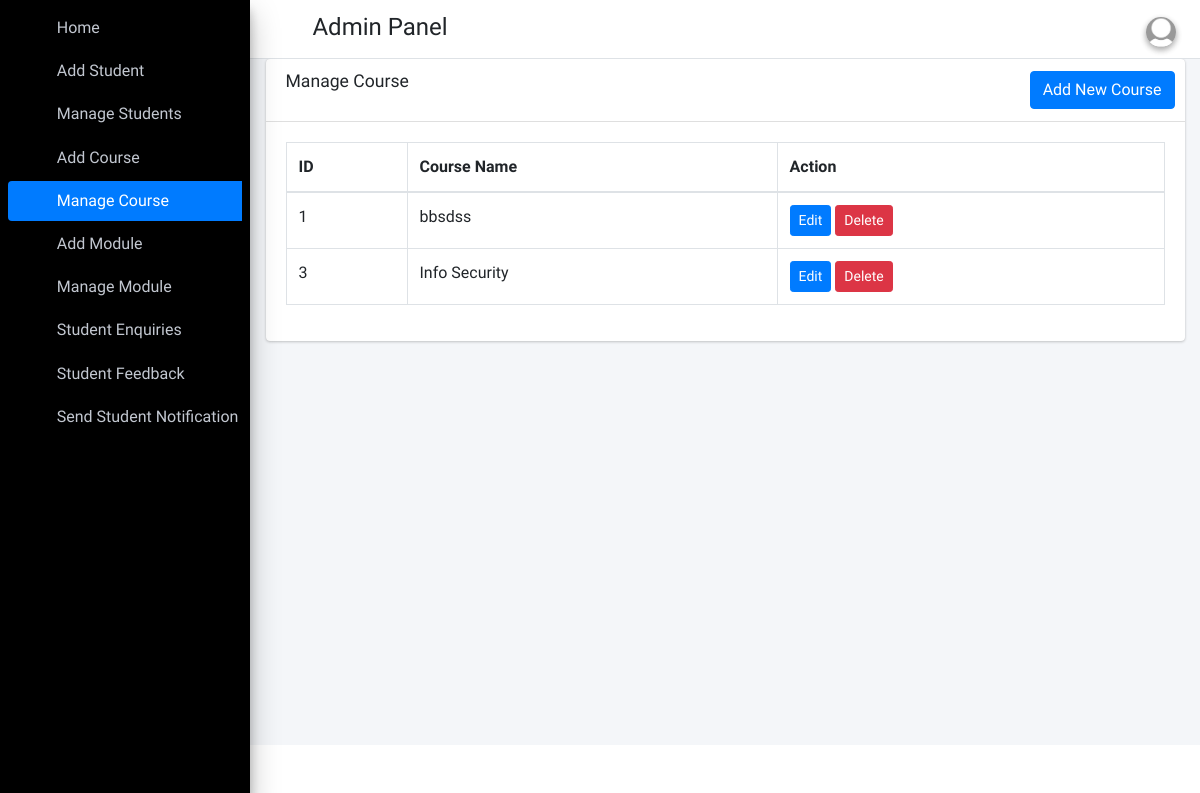
The page /manage_course (signed in) on the database as committed earlier.
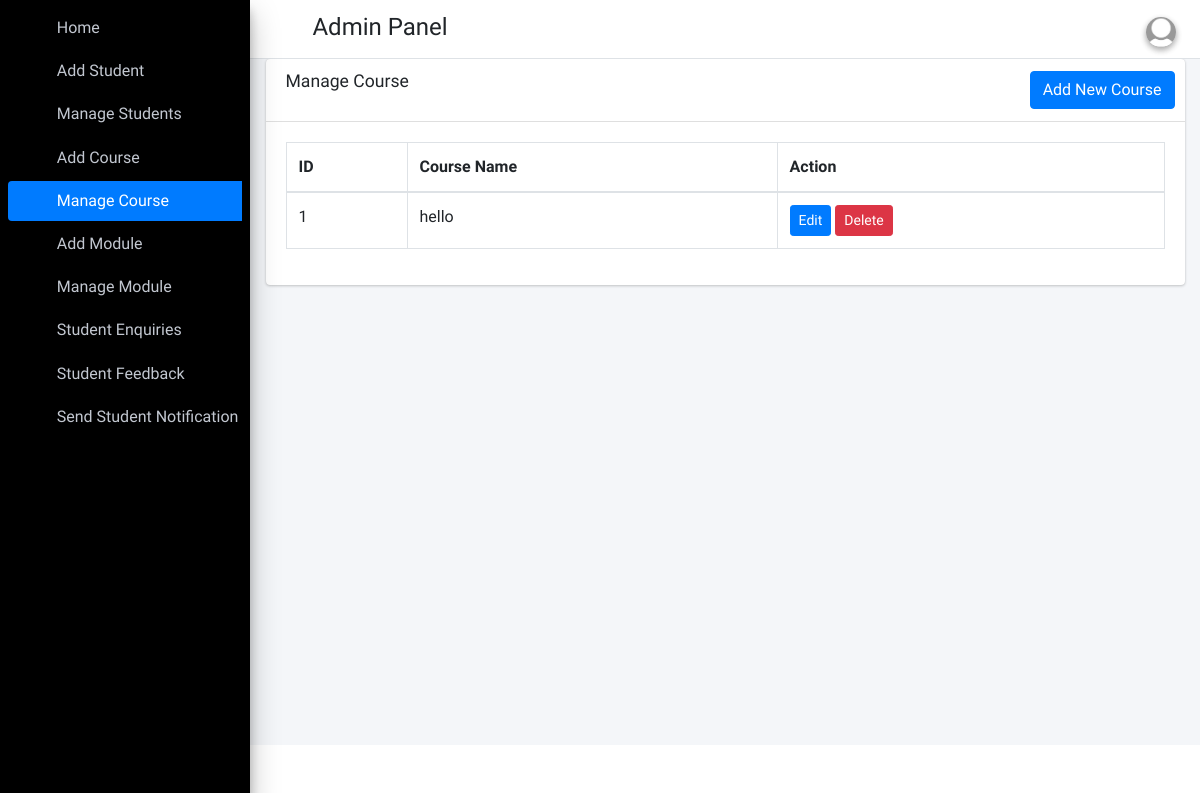
The same page on the database as committed later.
### student_app/models.py (models this page shows)
class Courses(models.Model):
    id=models.AutoField(primary_key=True)
    course_name=models.CharField(max_length=255)
    created_at=models.DateTimeField(auto_now_add=True)
    updated_at=models.DateTimeField(auto_now_add=True)
    objects=models.Manager()

### student_app/AdminViews.py (the view)
# urls.py: path("manage_course", AdminViews.manage_course, name='manage_course'),
def manage_course(request):
    courses = Courses.objects.all()
    return render(request, 'Admin_template/manage_course.html', {'courses': courses})

### student_app/templates/Admin_template/manage_course.html (shortened to what this page needs)
{% extends 'Admin_template/base_template.html' %}
{% load static %}
{% block main_content %}
<section class="content">
    <div class="container-fluid">
        <div class="row">
            <div class="col-md-12">
                <div class="card">
                    <div class="card-header">
                        <h3 class="card-title">Manage Course</h3>
                        <div class="card-tools">
                            <a href="{% url 'add_course' %}" class="btn btn-primary">Add New Course</a>
                        </div>
                    </div>
                    <div class="card-body">
                        <div class="table-responsive">
                            <table id="courseTable" class="table table-bordered table-hover">
                                <thead>
                                    <tr>
                                        <th>ID</th>
                                        <th>Course Name</th>
                                        <th>Action</th>
                                    </tr>
                                </thead>
                                <tbody>
                                    {% for course in courses %}
                                    <tr>
                                        <td>{{ course.id }}</td>
                                        <td>{{ course.course_name }}</td>
                                        <td>
                                            <a href="{% url 'edit_course' course.id %}" class="btn btn-primary btn-sm">Edit</a>
                                            <a href="{% url 'delete_course' course.id %}" onclick="return confirm('Are you sure you want to delete this course?')" class="btn btn-danger btn-sm">Delete</a>
                                        </td>
                                    </tr>
                                    {% endfor %}
                                </tbody>
                            </table>
                        </div>
                    </div>
                </div>
            </div>
        </div>
    </div>
</section>
{% endblock main_content %}

Rows that differ between the two databases and show on the page:
removed Courses: id "3", course_name "Info Security"
changed Courses id 1: course_name "bbsdss" → "hello"
